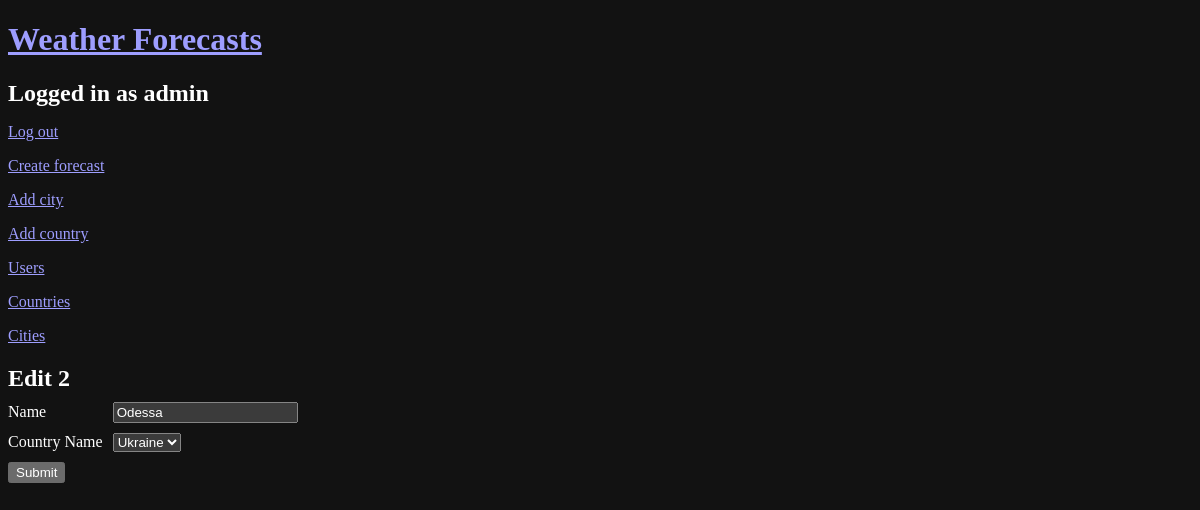
/cities/edit/2 (signed in), run on the app's committed database.
### models.py (models this page shows, shortened)
class User(db.Model, UserMixin):
    __tablename__ = 'user'
    id = db.Column(db.Integer, primary_key=True)
    username = db.Column(db.String(64), index=True, unique=True)
    email = db.Column(db.String(120), index=True, unique=True)
    password_hash = db.Column(db.String(128))
    is_staff = db.Column(db.Boolean, default=False)

class City(db.Model):
    __tablename__ = 'city'
    id = db.Column(db.Integer, primary_key=True)
    name = db.Column(db.String(100), nullable=False)
    country_id = db.Column(db.Integer, db.ForeignKey('country.id'), nullable=False)
    country = relationship('Country', backref='cities')

### app.py (the view)
@app.route('/cities/edit/<int:city_id>', methods=['GET', 'POST'])
@login_required
def edit_city(city_id):
    city = City.query.get(city_id)
    if city is None:
        return redirect(url_for('error_view', code=404, detail='City not found'))
    form = CityForm(obj=city)
    if form.validate_on_submit():
        form.populate_obj(city)
        db.session.commit()
        return redirect(url_for('cities'))
    countries = Country.query.all()
    return render_template('edit_city.html',
                           form=form,
                           city = city,
                           countries = countries)

### forms.py
class CityForm(FlaskForm):
    country_id = IntegerField('Country ID', validators=[DataRequired()])
    name = StringField('City Name', validators=[DataRequired()])
    submit = SubmitField('Submit')

### app.py (called while the page is built)
@login_manager.user_loader
def load_user(user_id):
    return User.query.get(int(user_id))

### templates/edit_city.html (shortened to what this page needs)
{% extends "base.html" %}
{% block content %}
  <h2>Edit {{ city.id }}</h2>
  <form action="{{ url_for('edit_city', city_id=city.id) }}" method="post">
    <div>
      <label for="name">Name</label>
      {{ form.name(id="name") }}
    </div>
    <div>
      <label for="country_id">Country Name</label>
      <select id="country_id" name="country_id" required>
        {% for country in countries %}
          {% if country.id == city.country_id %}
            <option selected value="{{ country.id }}">{{ country.name.capitalize() }}</option>
          {% else %}
            <option value="{{ country.id }}">{{ country.name.capitalize() }}</option>
          {% endif %}
        {% endfor %}
      </select>
    </div>
    <button type="submit" id="submit">Submit</button>
  </form>
{% endblock %}

### templates/base.html (shortened to what this page needs)
<!DOCTYPE html>
<html lang="en">
<head>
  <link rel="stylesheet" href="{{ url_for('static', filename='style.css') }}"/>
</head>
<body>
<a href="{{ url_for('index') }}"><h1>Weather Forecasts</h1></a>
{% if current_user.is_anonymous %}
  <p><a href="{{ url_for('register') }}">Register</a></p>
  <p><a href="{{ url_for('login_view') }}">Login</a></p>
{% else %}
  <h2>Logged in as {{ current_user.username }}</h2>
  <p><a href="{{ url_for('logout_view') }}">Log out</a></p>
  {% if current_user.is_staff %}
    <p><a href="{{ url_for('create_forecast') }}">Create forecast</a></p>
    <p><a href="{{ url_for('add_city') }}">Add city</a></p>
    <p><a href="{{ url_for('add_country') }}">Add country</a></p>
    <p><a href="{{ url_for('users_view') }}">Users</a></p>
    <p><a href="{{ url_for('countries') }}">Countries</a></p>
    <p><a href="{{ url_for('cities') }}">Cities</a></p>
  {% endif %}
{% endif %}
{% block content %}{% endblock %}
</body>
</html>

### static/style.css (style rules this page uses)
:root { color-scheme: dark; }
body > * { margin-bottom: 10px; }
form { display: table; }
form > div { display: table-row; }
label, select, input { display: table-cell; margin-bottom: 10px; }
label { padding-right: 10px; }
button { margin-bottom: 10px; }

### data on the page
User: username "admin"
City: id "2", name "Odessa"

### other printed values
form field country_id "Ukraine"
